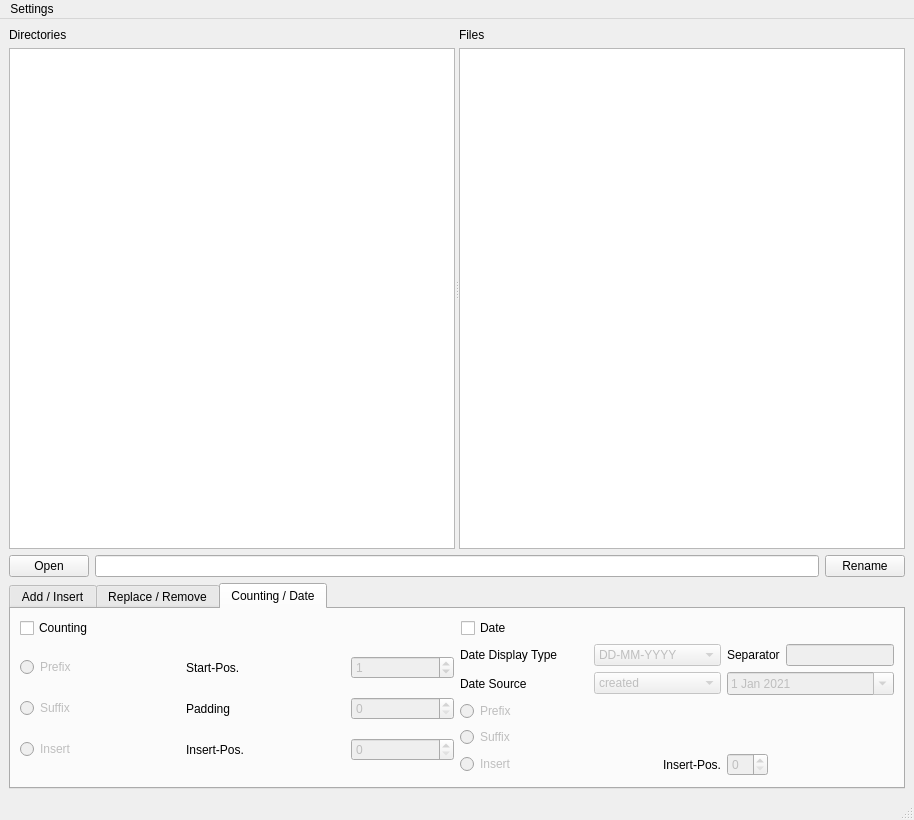
<?xml version="1.0" encoding="UTF-8"?>
<ui version="4.0">
 <class>MainWindow</class>
 <widget class="QMainWindow" name="MainWindow">
  <property name="geometry">
   <rect>
    <x>0</x>
    <y>0</y>
    <width>914</width>
    <height>820</height>
   </rect>
  </property>
  <property name="windowTitle">
   <string>MainWindow</string>
  </property>
  <widget class="QWidget" name="centralwidget">
   <property name="sizePolicy">
    <sizepolicy hsizetype="MinimumExpanding" vsizetype="MinimumExpanding">
     <horstretch>0</horstretch>
     <verstretch>0</verstretch>
    </sizepolicy>
   </property>
   <layout class="QVBoxLayout" name="verticalLayout">
    <item>
     <widget class="QSplitter" name="splitter">
      <property name="sizePolicy">
       <sizepolicy hsizetype="Expanding" vsizetype="Expanding">
        <horstretch>0</horstretch>
        <verstretch>0</verstretch>
       </sizepolicy>
      </property>
      <property name="orientation">
       <enum>Qt::Horizontal</enum>
      </property>
      <widget class="QWidget" name="gridLayoutWidget">
       <layout class="QGridLayout" name="gridLayout_7">
        <item row="0" column="0">
         <widget class="QLabel" name="label_13">
          <property name="sizePolicy">
           <sizepolicy hsizetype="Minimum" vsizetype="Preferred">
            <horstretch>0</horstretch>
            <verstretch>0</verstretch>
           </sizepolicy>
          </property>
          <property name="locale">
           <locale language="English" country="UnitedKingdom"/>
          </property>
          <property name="text">
           <string>Directories</string>
          </property>
         </widget>
        </item>
        <item row="1" column="0">
         <widget class="QTreeView" name="treeView_2">
          <property name="sizePolicy">
           <sizepolicy hsizetype="Minimum" vsizetype="Expanding">
            <horstretch>0</horstretch>
            <verstretch>0</verstretch>
           </sizepolicy>
          </property>
          <property name="locale">
           <locale language="English" country="UnitedKingdom"/>
          </property>
          <property name="itemsExpandable">
           <bool>true</bool>
          </property>
         </widget>
        </item>
       </layout>
      </widget>
      <widget class="QWidget" name="gridLayoutWidget_2">
       <layout class="QGridLayout" name="gridLayout_8">
        <item row="0" column="0">
         <widget class="QLabel" name="label_14">
          <property name="locale">
           <locale language="English" country="UnitedKingdom"/>
          </property>
          <property name="text">
           <string>Files</string>
          </property>
         </widget>
        </item>
        <item row="1" column="0">
         <widget class="QTreeView" name="treeView">
          <property name="focusPolicy">
           <enum>Qt::NoFocus</enum>
          </property>
          <property name="locale">
           <locale language="English" country="UnitedKingdom"/>
          </property>
          <property name="selectionMode">
           <enum>QAbstractItemView::MultiSelection</enum>
          </property>
          <attribute name="headerVisible">
           <bool>false</bool>
          </attribute>
         </widget>
        </item>
       </layout>
      </widget>
     </widget>
    </item>
    <item>
     <layout class="QHBoxLayout" name="horizontalLayout_11">
      <property name="sizeConstraint">
       <enum>QLayout::SetDefaultConstraint</enum>
      </property>
      <item>
       <widget class="QPushButton" name="pushButton">
        <property name="sizePolicy">
         <sizepolicy hsizetype="Minimum" vsizetype="Fixed">
          <horstretch>0</horstretch>
          <verstretch>0</verstretch>
         </sizepolicy>
        </property>
        <property name="locale">
         <locale language="English" country="UnitedKingdom"/>
        </property>
        <property name="text">
         <string>Open</string>
        </property>
       </widget>
      </item>
      <item>
       <widget class="QLineEdit" name="lineEdit">
        <property name="locale">
         <locale language="English" country="UnitedKingdom"/>
        </property>
       </widget>
      </item>
      <item>
       <widget class="QPushButton" name="pushButton_2">
        <property name="locale">
         <locale language="English" country="UnitedKingdom"/>
        </property>
        <property name="text">
         <string>Rename</string>
        </property>
       </widget>
      </item>
     </layout>
    </item>
    <item>
     <widget class="QTabWidget" name="tabWidget">
      <property name="sizePolicy">
       <sizepolicy hsizetype="Minimum" vsizetype="Minimum">
        <horstretch>0</horstretch>
        <verstretch>0</verstretch>
       </sizepolicy>
      </property>
      <property name="locale">
       <locale language="English" country="UnitedKingdom"/>
      </property>
      <property name="currentIndex">
       <number>2</number>
      </property>
      <widget class="QWidget" name="tab">
       <attribute name="title">
        <string>Add / Insert</string>
       </attribute>
       <layout class="QVBoxLayout" name="verticalLayout_6">
        <item>
         <layout class="QHBoxLayout" name="horizontalLayout_7">
          <item>
           <widget class="QCheckBox" name="checkBox">
            <property name="sizePolicy">
             <sizepolicy hsizetype="Minimum" vsizetype="Minimum">
              <horstretch>0</horstretch>
              <verstretch>0</verstretch>
             </sizepolicy>
            </property>
            <property name="text">
             <string>Add</string>
            </property>
           </widget>
          </item>
          <item>
           <widget class="QCheckBox" name="checkBox_6">
            <property name="sizePolicy">
             <sizepolicy hsizetype="Minimum" vsizetype="Minimum">
              <horstretch>0</horstretch>
              <verstretch>0</verstretch>
             </sizepolicy>
            </property>
            <property name="text">
             <string>IF-THEN</string>
            </property>
           </widget>
          </item>
         </layout>
        </item>
        <item>
         <layout class="QHBoxLayout" name="horizontalLayout_5">
          <item>
           <layout class="QGridLayout" name="gridLayout">
            <property name="rightMargin">
             <number>0</number>
            </property>
            <item row="0" column="1">
             <widget class="QLineEdit" name="lineEdit_2">
              <property name="enabled">
               <bool>false</bool>
              </property>
              <property name="alignment">
               <set>Qt::AlignLeading|Qt::AlignLeft|Qt::AlignVCenter</set>
              </property>
             </widget>
            </item>
            <item row="0" column="0">
             <widget class="QLabel" name="label">
              <property name="text">
               <string>Prefix Text</string>
              </property>
             </widget>
            </item>
            <item row="1" column="0">
             <widget class="QLabel" name="label_2">
              <property name="text">
               <string>Suffix Text</string>
              </property>
             </widget>
            </item>
            <item row="2" column="0">
             <widget class="QLabel" name="label_10">
              <property name="text">
               <string>Insert</string>
              </property>
             </widget>
            </item>
            <item row="2" column="1">
             <widget class="QLineEdit" name="lineEdit_8">
              <property name="enabled">
               <bool>false</bool>
              </property>
              <property name="alignment">
               <set>Qt::AlignLeading|Qt::AlignLeft|Qt::AlignVCenter</set>
              </property>
             </widget>
            </item>
            <item row="1" column="1">
             <widget class="QLineEdit" name="lineEdit_3">
              <property name="enabled">
               <bool>false</bool>
              </property>
              <property name="alignment">
               <set>Qt::AlignLeading|Qt::AlignLeft|Qt::AlignVCenter</set>
              </property>
             </widget>
            </item>
            <item row="3" column="1">
             <widget class="QSpinBox" name="spinBox_6">
              <property name="enabled">
               <bool>false</bool>
              </property>
              <property name="sizePolicy">
               <sizepolicy hsizetype="Fixed" vsizetype="Fixed">
                <horstretch>0</horstretch>
                <verstretch>0</verstretch>
               </sizepolicy>
              </property>
             </widget>
            </item>
            <item row="3" column="0">
             <widget class="QLabel" name="label_11">
              <property name="text">
               <string>Insert-Pos.</string>
              </property>
             </widget>
            </item>
           </layout>
          </item>
          <item>
           <layout class="QGridLayout" name="gridLayout_5">
            <property name="rightMargin">
             <number>0</number>
            </property>
            <item row="5" column="2">
             <layout class="QHBoxLayout" name="horizontalLayout_8"/>
            </item>
            <item row="5" column="0">
             <widget class="QLabel" name="label_9">
              <property name="sizePolicy">
               <sizepolicy hsizetype="Preferred" vsizetype="Fixed">
                <horstretch>0</horstretch>
                <verstretch>0</verstretch>
               </sizepolicy>
              </property>
              <property name="text">
               <string>Insert-Pos.</string>
              </property>
             </widget>
            </item>
            <item row="5" column="1">
             <widget class="QSpinBox" name="spinBox_5">
              <property name="enabled">
               <bool>false</bool>
              </property>
              <property name="sizePolicy">
               <sizepolicy hsizetype="Fixed" vsizetype="Fixed">
                <horstretch>0</horstretch>
                <verstretch>0</verstretch>
               </sizepolicy>
              </property>
             </widget>
            </item>
            <item row="0" column="2">
             <widget class="QLineEdit" name="lineEdit_6">
              <property name="enabled">
               <bool>false</bool>
              </property>
              <property name="focusPolicy">
               <enum>Qt::StrongFocus</enum>
              </property>
              <property name="alignment">
               <set>Qt::AlignLeading|Qt::AlignLeft|Qt::AlignVCenter</set>
              </property>
             </widget>
            </item>
            <item row="0" column="1">
             <widget class="QComboBox" name="comboBox">
              <property name="enabled">
               <bool>false</bool>
              </property>
              <property name="sizePolicy">
               <sizepolicy hsizetype="MinimumExpanding" vsizetype="Fixed">
                <horstretch>0</horstretch>
                <verstretch>0</verstretch>
               </sizepolicy>
              </property>
              <item>
               <property name="text">
                <string>CONTAINS</string>
               </property>
              </item>
              <item>
               <property name="text">
                <string>CONTAINS NOT</string>
               </property>
              </item>
             </widget>
            </item>
            <item row="4" column="1">
             <widget class="QComboBox" name="comboBox_2">
              <property name="enabled">
               <bool>false</bool>
              </property>
              <property name="sizePolicy">
               <sizepolicy hsizetype="Preferred" vsizetype="Fixed">
                <horstretch>0</horstretch>
                <verstretch>0</verstretch>
               </sizepolicy>
              </property>
              <item>
               <property name="text">
                <string>add as PREFIX</string>
               </property>
              </item>
              <item>
               <property name="text">
                <string>INSERT</string>
               </property>
              </item>
              <item>
               <property name="text">
                <string>add as SUFFIX</string>
               </property>
              </item>
             </widget>
            </item>
            <item row="4" column="2">
             <widget class="QLineEdit" name="lineEdit_7">
              <property name="enabled">
               <bool>false</bool>
              </property>
              <property name="focusPolicy">
               <enum>Qt::StrongFocus</enum>
              </property>
              <property name="alignment">
               <set>Qt::AlignLeading|Qt::AlignLeft|Qt::AlignVCenter</set>
              </property>
             </widget>
            </item>
            <item row="4" column="0">
             <widget class="QLabel" name="label_8">
              <property name="text">
               <string>THEN</string>
              </property>
             </widget>
            </item>
            <item row="1" column="2">
             <widget class="QCheckBox" name="checkBox_10">
              <property name="enabled">
               <bool>false</bool>
              </property>
              <property name="text">
               <string>case-sensitive</string>
              </property>
             </widget>
            </item>
            <item row="0" column="0">
             <widget class="QLabel" name="label_6">
              <property name="text">
               <string>IF</string>
              </property>
             </widget>
            </item>
            <item row="1" column="1">
             <widget class="QCheckBox" name="checkBox_11">
              <property name="enabled">
               <bool>false</bool>
              </property>
              <property name="text">
               <string>RegEx</string>
              </property>
             </widget>
            </item>
           </layout>
          </item>
         </layout>
        </item>
       </layout>
      </widget>
      <widget class="QWidget" name="tab_2">
       <attribute name="title">
        <string>Replace / Remove</string>
       </attribute>
       <layout class="QVBoxLayout" name="verticalLayout_5">
        <item>
         <layout class="QHBoxLayout" name="horizontalLayout_6">
          <item>
           <widget class="QCheckBox" name="checkBox_5">
            <property name="text">
             <string>Replace</string>
            </property>
           </widget>
          </item>
          <item>
           <widget class="QCheckBox" name="checkBox_2">
            <property name="text">
             <string>Remove</string>
            </property>
           </widget>
          </item>
         </layout>
        </item>
        <item>
         <layout class="QHBoxLayout" name="horizontalLayout_2">
          <item>
           <layout class="QGridLayout" name="gridLayout_4">
            <item row="5" column="0">
             <widget class="QLabel" name="label_4">
              <property name="sizePolicy">
               <sizepolicy hsizetype="Minimum" vsizetype="Preferred">
                <horstretch>0</horstretch>
                <verstretch>0</verstretch>
               </sizepolicy>
              </property>
              <property name="text">
               <string>with:</string>
              </property>
             </widget>
            </item>
            <item row="0" column="0">
             <widget class="QLabel" name="label_3">
              <property name="sizePolicy">
               <sizepolicy hsizetype="Fixed" vsizetype="Preferred">
                <horstretch>0</horstretch>
                <verstretch>0</verstretch>
               </sizepolicy>
              </property>
              <property name="text">
               <string>Replace String:</string>
              </property>
             </widget>
            </item>
            <item row="0" column="1">
             <widget class="QLineEdit" name="lineEdit_4">
              <property name="enabled">
               <bool>false</bool>
              </property>
              <property name="sizePolicy">
               <sizepolicy hsizetype="Minimum" vsizetype="Fixed">
                <horstretch>0</horstretch>
                <verstretch>0</verstretch>
               </sizepolicy>
              </property>
             </widget>
            </item>
            <item row="5" column="1">
             <widget class="QLineEdit" name="lineEdit_5">
              <property name="enabled">
               <bool>false</bool>
              </property>
              <property name="sizePolicy">
               <sizepolicy hsizetype="Minimum" vsizetype="Fixed">
                <horstretch>0</horstretch>
                <verstretch>0</verstretch>
               </sizepolicy>
              </property>
             </widget>
            </item>
            <item row="1" column="1">
             <layout class="QHBoxLayout" name="horizontalLayout_4">
              <item>
               <widget class="QCheckBox" name="checkBox_9">
                <property name="enabled">
                 <bool>false</bool>
                </property>
                <property name="text">
                 <string>case-sensitive</string>
                </property>
               </widget>
              </item>
              <item>
               <widget class="QCheckBox" name="checkBox_8">
                <property name="enabled">
                 <bool>false</bool>
                </property>
                <property name="text">
                 <string>RegEx</string>
                </property>
               </widget>
              </item>
             </layout>
            </item>
           </layout>
          </item>
          <item>
           <layout class="QGridLayout" name="gridLayout_3">
            <item row="2" column="1">
             <layout class="QHBoxLayout" name="horizontalLayout_9">
              <property name="sizeConstraint">
               <enum>QLayout::SetDefaultConstraint</enum>
              </property>
              <item>
               <widget class="QLabel" name="label_15">
                <property name="text">
                 <string>Pos. </string>
                </property>
               </widget>
              </item>
              <item>
               <widget class="QSpinBox" name="spinBox_8">
                <property name="enabled">
                 <bool>false</bool>
                </property>
                <property name="minimum">
                 <number>1</number>
                </property>
                <property name="maximum">
                 <number>999</number>
                </property>
               </widget>
              </item>
              <item>
               <widget class="QLabel" name="label_16">
                <property name="text">
                 <string> to </string>
                </property>
               </widget>
              </item>
              <item>
               <widget class="QSpinBox" name="spinBox_9">
                <property name="enabled">
                 <bool>false</bool>
                </property>
                <property name="minimum">
                 <number>1</number>
                </property>
                <property name="maximum">
                 <number>999</number>
                </property>
               </widget>
              </item>
             </layout>
            </item>
            <item row="1" column="0">
             <widget class="QCheckBox" name="checkBox_4">
              <property name="enabled">
               <bool>false</bool>
              </property>
              <property name="sizePolicy">
               <sizepolicy hsizetype="Minimum" vsizetype="Fixed">
                <horstretch>0</horstretch>
                <verstretch>0</verstretch>
               </sizepolicy>
              </property>
              <property name="text">
               <string>last n chars</string>
              </property>
             </widget>
            </item>
            <item row="0" column="1">
             <widget class="QSpinBox" name="spinBox">
              <property name="enabled">
               <bool>false</bool>
              </property>
              <property name="sizePolicy">
               <sizepolicy hsizetype="Fixed" vsizetype="Fixed">
                <horstretch>0</horstretch>
                <verstretch>0</verstretch>
               </sizepolicy>
              </property>
             </widget>
            </item>
            <item row="1" column="1">
             <widget class="QSpinBox" name="spinBox_2">
              <property name="enabled">
               <bool>false</bool>
              </property>
              <property name="sizePolicy">
               <sizepolicy hsizetype="Fixed" vsizetype="Fixed">
                <horstretch>0</horstretch>
                <verstretch>0</verstretch>
               </sizepolicy>
              </property>
             </widget>
            </item>
            <item row="0" column="0">
             <widget class="QCheckBox" name="checkBox_3">
              <property name="enabled">
               <bool>false</bool>
              </property>
              <property name="sizePolicy">
               <sizepolicy hsizetype="Minimum" vsizetype="Fixed">
                <horstretch>0</horstretch>
                <verstretch>0</verstretch>
               </sizepolicy>
              </property>
              <property name="text">
               <string>first n chars</string>
              </property>
             </widget>
            </item>
            <item row="2" column="0">
             <widget class="QCheckBox" name="checkBox_13">
              <property name="enabled">
               <bool>false</bool>
              </property>
              <property name="sizePolicy">
               <sizepolicy hsizetype="Minimum" vsizetype="Fixed">
                <horstretch>0</horstretch>
                <verstretch>0</verstretch>
               </sizepolicy>
              </property>
              <property name="text">
               <string>Range</string>
              </property>
             </widget>
            </item>
           </layout>
          </item>
         </layout>
        </item>
       </layout>
      </widget>
      <widget class="QWidget" name="tab_3">
       <attribute name="title">
        <string>Counting / Date</string>
       </attribute>
       <layout class="QVBoxLayout" name="verticalLayout_2">
        <item>
         <layout class="QHBoxLayout" name="horizontalLayout_3">
          <property name="spacing">
           <number>7</number>
          </property>
          <item>
           <widget class="QCheckBox" name="checkBox_7">
            <property name="locale">
             <locale language="English" country="UnitedKingdom"/>
            </property>
            <property name="text">
             <string>Counting</string>
            </property>
           </widget>
          </item>
          <item>
           <widget class="QCheckBox" name="checkBox_12">
            <property name="locale">
             <locale language="English" country="UnitedKingdom"/>
            </property>
            <property name="text">
             <string>Date </string>
            </property>
           </widget>
          </item>
         </layout>
        </item>
        <item>
         <layout class="QHBoxLayout" name="horizontalLayout">
          <item>
           <layout class="QGridLayout" name="gridLayout_2">
            <item row="1" column="2">
             <widget class="QSpinBox" name="spinBox_7">
              <property name="enabled">
               <bool>false</bool>
              </property>
              <property name="sizePolicy">
               <sizepolicy hsizetype="Minimum" vsizetype="Fixed">
                <horstretch>0</horstretch>
                <verstretch>0</verstretch>
               </sizepolicy>
              </property>
              <property name="locale">
               <locale language="English" country="UnitedKingdom"/>
              </property>
             </widget>
            </item>
            <item row="2" column="2">
             <widget class="QSpinBox" name="spinBox_4">
              <property name="enabled">
               <bool>false</bool>
              </property>
              <property name="sizePolicy">
               <sizepolicy hsizetype="Minimum" vsizetype="Fixed">
                <horstretch>0</horstretch>
                <verstretch>0</verstretch>
               </sizepolicy>
              </property>
              <property name="locale">
               <locale language="English" country="UnitedKingdom"/>
              </property>
             </widget>
            </item>
            <item row="1" column="0">
             <widget class="QRadioButton" name="radioButton_3">
              <property name="enabled">
               <bool>false</bool>
              </property>
              <property name="sizePolicy">
               <sizepolicy hsizetype="Preferred" vsizetype="Fixed">
                <horstretch>0</horstretch>
                <verstretch>0</verstretch>
               </sizepolicy>
              </property>
              <property name="locale">
               <locale language="English" country="UnitedKingdom"/>
              </property>
              <property name="text">
               <string>Suffix</string>
              </property>
              <attribute name="buttonGroup">
               <string notr="true">buttonGroup</string>
              </attribute>
             </widget>
            </item>
            <item row="2" column="1">
             <widget class="QLabel" name="label_5">
              <property name="sizePolicy">
               <sizepolicy hsizetype="Minimum" vsizetype="Preferred">
                <horstretch>0</horstretch>
                <verstretch>0</verstretch>
               </sizepolicy>
              </property>
              <property name="locale">
               <locale language="English" country="UnitedKingdom"/>
              </property>
              <property name="text">
               <string>Insert-Pos.</string>
              </property>
             </widget>
            </item>
            <item row="0" column="0">
             <widget class="QRadioButton" name="radioButton">
              <property name="enabled">
               <bool>false</bool>
              </property>
              <property name="sizePolicy">
               <sizepolicy hsizetype="Preferred" vsizetype="Fixed">
                <horstretch>0</horstretch>
                <verstretch>0</verstretch>
               </sizepolicy>
              </property>
              <property name="locale">
               <locale language="English" country="UnitedKingdom"/>
              </property>
              <property name="text">
               <string>Prefix</string>
              </property>
              <attribute name="buttonGroup">
               <string notr="true">buttonGroup</string>
              </attribute>
             </widget>
            </item>
            <item row="2" column="0">
             <widget class="QRadioButton" name="radioButton_2">
              <property name="enabled">
               <bool>false</bool>
              </property>
              <property name="sizePolicy">
               <sizepolicy hsizetype="Preferred" vsizetype="Fixed">
                <horstretch>0</horstretch>
                <verstretch>0</verstretch>
               </sizepolicy>
              </property>
              <property name="locale">
               <locale language="English" country="UnitedKingdom"/>
              </property>
              <property name="text">
               <string>Insert</string>
              </property>
              <attribute name="buttonGroup">
               <string notr="true">buttonGroup</string>
              </attribute>
             </widget>
            </item>
            <item row="1" column="1">
             <widget class="QLabel" name="label_12">
              <property name="sizePolicy">
               <sizepolicy hsizetype="Minimum" vsizetype="Preferred">
                <horstretch>0</horstretch>
                <verstretch>0</verstretch>
               </sizepolicy>
              </property>
              <property name="locale">
               <locale language="English" country="UnitedKingdom"/>
              </property>
              <property name="text">
               <string>Padding</string>
              </property>
             </widget>
            </item>
            <item row="0" column="2">
             <widget class="QSpinBox" name="spinBox_3">
              <property name="enabled">
               <bool>false</bool>
              </property>
              <property name="sizePolicy">
               <sizepolicy hsizetype="Fixed" vsizetype="Fixed">
                <horstretch>0</horstretch>
                <verstretch>0</verstretch>
               </sizepolicy>
              </property>
              <property name="minimumSize">
               <size>
                <width>103</width>
                <height>0</height>
               </size>
              </property>
              <property name="locale">
               <locale language="English" country="UnitedKingdom"/>
              </property>
              <property name="showGroupSeparator" stdset="0">
               <bool>false</bool>
              </property>
              <property name="maximum">
               <number>999999</number>
              </property>
              <property name="value">
               <number>1</number>
              </property>
             </widget>
            </item>
            <item row="0" column="1">
             <widget class="QLabel" name="label_7">
              <property name="sizePolicy">
               <sizepolicy hsizetype="Minimum" vsizetype="Preferred">
                <horstretch>0</horstretch>
                <verstretch>0</verstretch>
               </sizepolicy>
              </property>
              <property name="locale">
               <locale language="English" country="UnitedKingdom"/>
              </property>
              <property name="text">
               <string>Start-Pos.</string>
              </property>
             </widget>
            </item>
           </layout>
          </item>
          <item>
           <layout class="QGridLayout" name="gridLayout_6">
            <item row="4" column="2">
             <widget class="QSpinBox" name="spinBox_10">
              <property name="enabled">
               <bool>false</bool>
              </property>
              <property name="sizePolicy">
               <sizepolicy hsizetype="Fixed" vsizetype="Fixed">
                <horstretch>0</horstretch>
                <verstretch>0</verstretch>
               </sizepolicy>
              </property>
              <property name="locale">
               <locale language="English" country="UnitedKingdom"/>
              </property>
             </widget>
            </item>
            <item row="0" column="0">
             <widget class="QLabel" name="label_18">
              <property name="locale">
               <locale language="English" country="UnitedKingdom"/>
              </property>
              <property name="text">
               <string>Date Display Type</string>
              </property>
             </widget>
            </item>
            <item row="2" column="0">
             <widget class="QRadioButton" name="radioButton_4">
              <property name="enabled">
               <bool>false</bool>
              </property>
              <property name="locale">
               <locale language="English" country="UnitedKingdom"/>
              </property>
              <property name="text">
               <string>Prefix</string>
              </property>
             </widget>
            </item>
            <item row="1" column="1">
             <widget class="QComboBox" name="comboBox_4">
              <property name="enabled">
               <bool>false</bool>
              </property>
              <property name="locale">
               <locale language="English" country="UnitedKingdom"/>
              </property>
              <item>
               <property name="text">
                <string>created</string>
               </property>
              </item>
              <item>
               <property name="text">
                <string>last modified</string>
               </property>
              </item>
              <item>
               <property name="text">
                <string>today</string>
               </property>
              </item>
              <item>
               <property name="text">
                <string>custom</string>
               </property>
              </item>
             </widget>
            </item>
            <item row="4" column="0">
             <widget class="QRadioButton" name="radioButton_6">
              <property name="enabled">
               <bool>false</bool>
              </property>
              <property name="locale">
               <locale language="English" country="UnitedKingdom"/>
              </property>
              <property name="text">
               <string>Insert</string>
              </property>
             </widget>
            </item>
            <item row="3" column="0">
             <widget class="QRadioButton" name="radioButton_5">
              <property name="enabled">
               <bool>false</bool>
              </property>
              <property name="locale">
               <locale language="English" country="UnitedKingdom"/>
              </property>
              <property name="text">
               <string>Suffix</string>
              </property>
             </widget>
            </item>
            <item row="4" column="1">
             <widget class="QLabel" name="label_17">
              <property name="locale">
               <locale language="English" country="UnitedKingdom"/>
              </property>
              <property name="text">
               <string>Insert-Pos.</string>
              </property>
              <property name="alignment">
               <set>Qt::AlignRight|Qt::AlignTrailing|Qt::AlignVCenter</set>
              </property>
             </widget>
            </item>
            <item row="1" column="0">
             <widget class="QLabel" name="label_20">
              <property name="locale">
               <locale language="English" country="UnitedKingdom"/>
              </property>
              <property name="text">
               <string>Date Source</string>
              </property>
             </widget>
            </item>
            <item row="0" column="1">
             <widget class="QComboBox" name="comboBox_3">
              <property name="enabled">
               <bool>false</bool>
              </property>
              <property name="locale">
               <locale language="English" country="UnitedKingdom"/>
              </property>
              <item>
               <property name="text">
                <string>DD-MM-YYYY</string>
               </property>
              </item>
              <item>
               <property name="text">
                <string>YYYY-MM-DD</string>
               </property>
              </item>
              <item>
               <property name="text">
                <string>MM-DD-YYYY</string>
               </property>
              </item>
             </widget>
            </item>
            <item row="0" column="2">
             <layout class="QHBoxLayout" name="horizontalLayout_10">
              <item>
               <widget class="QLabel" name="label_19">
                <property name="locale">
                 <locale language="English" country="UnitedKingdom"/>
                </property>
                <property name="text">
                 <string>Separator</string>
                </property>
               </widget>
              </item>
              <item>
               <widget class="QLineEdit" name="lineEdit_9">
                <property name="enabled">
                 <bool>false</bool>
                </property>
                <property name="sizePolicy">
                 <sizepolicy hsizetype="Minimum" vsizetype="Fixed">
                  <horstretch>0</horstretch>
                  <verstretch>0</verstretch>
                 </sizepolicy>
                </property>
                <property name="locale">
                 <locale language="English" country="UnitedKingdom"/>
                </property>
               </widget>
              </item>
             </layout>
            </item>
            <item row="1" column="2">
             <widget class="QDateEdit" name="dateEdit">
              <property name="enabled">
               <bool>false</bool>
              </property>
              <property name="sizePolicy">
               <sizepolicy hsizetype="Minimum" vsizetype="Fixed">
                <horstretch>0</horstretch>
                <verstretch>0</verstretch>
               </sizepolicy>
              </property>
              <property name="dateTime">
               <datetime>
                <hour>0</hour>
                <minute>0</minute>
                <second>0</second>
                <year>2021</year>
                <month>1</month>
                <day>1</day>
               </datetime>
              </property>
              <property name="calendarPopup">
               <bool>true</bool>
              </property>
             </widget>
            </item>
           </layout>
          </item>
         </layout>
        </item>
       </layout>
      </widget>
     </widget>
    </item>
   </layout>
  </widget>
  <widget class="QMenuBar" name="menubar">
   <property name="geometry">
    <rect>
     <x>0</x>
     <y>0</y>
     <width>914</width>
     <height>25</height>
    </rect>
   </property>
   <widget class="QMenu" name="menuSettings">
    <property name="title">
     <string>Settings</string>
    </property>
    <widget class="QMenu" name="menuLanguage">
     <property name="title">
      <string>Language...</string>
     </property>
    </widget>
    <addaction name="menuLanguage"/>
   </widget>
   <addaction name="menuSettings"/>
  </widget>
  <widget class="QStatusBar" name="statusbar"/>
  <action name="actionEnglish">
   <property name="checkable">
    <bool>true</bool>
   </property>
   <property name="checked">
    <bool>true</bool>
   </property>
   <property name="text">
    <string>English</string>
   </property>
  </action>
  <action name="actionshow_Directories">
   <property name="text">
    <string>Directories</string>
   </property>
  </action>
  <action name="actionshow_Directories_2">
   <property name="checkable">
    <bool>true</bool>
   </property>
   <property name="text">
    <string>rename Directories</string>
   </property>
  </action>
 </widget>
 <tabstops>
  <tabstop>treeView_2</tabstop>
  <tabstop>pushButton</tabstop>
  <tabstop>lineEdit</tabstop>
  <tabstop>pushButton_2</tabstop>
  <tabstop>tabWidget</tabstop>
  <tabstop>checkBox</tabstop>
  <tabstop>checkBox_6</tabstop>
  <tabstop>lineEdit_2</tabstop>
  <tabstop>lineEdit_3</tabstop>
  <tabstop>lineEdit_8</tabstop>
  <tabstop>spinBox_6</tabstop>
  <tabstop>comboBox</tabstop>
  <tabstop>lineEdit_6</tabstop>
  <tabstop>checkBox_11</tabstop>
  <tabstop>checkBox_10</tabstop>
  <tabstop>comboBox_2</tabstop>
  <tabstop>lineEdit_7</tabstop>
  <tabstop>spinBox_5</tabstop>
  <tabstop>checkBox_5</tabstop>
  <tabstop>checkBox_2</tabstop>
  <tabstop>lineEdit_4</tabstop>
  <tabstop>checkBox_9</tabstop>
  <tabstop>checkBox_8</tabstop>
  <tabstop>lineEdit_5</tabstop>
  <tabstop>checkBox_3</tabstop>
  <tabstop>spinBox</tabstop>
  <tabstop>checkBox_4</tabstop>
  <tabstop>spinBox_2</tabstop>
  <tabstop>checkBox_13</tabstop>
  <tabstop>spinBox_8</tabstop>
  <tabstop>spinBox_9</tabstop>
  <tabstop>checkBox_7</tabstop>
  <tabstop>checkBox_12</tabstop>
  <tabstop>radioButton</tabstop>
  <tabstop>spinBox_3</tabstop>
  <tabstop>radioButton_3</tabstop>
  <tabstop>spinBox_7</tabstop>
  <tabstop>radioButton_2</tabstop>
  <tabstop>spinBox_4</tabstop>
  <tabstop>comboBox_3</tabstop>
  <tabstop>lineEdit_9</tabstop>
  <tabstop>comboBox_4</tabstop>
  <tabstop>dateEdit</tabstop>
  <tabstop>radioButton_4</tabstop>
  <tabstop>radioButton_5</tabstop>
  <tabstop>radioButton_6</tabstop>
  <tabstop>spinBox_10</tabstop>
 </tabstops>
 <resources/>
 <connections/>
 <buttongroups>
  <buttongroup name="buttonGroup"/>
 </buttongroups>
</ui>
